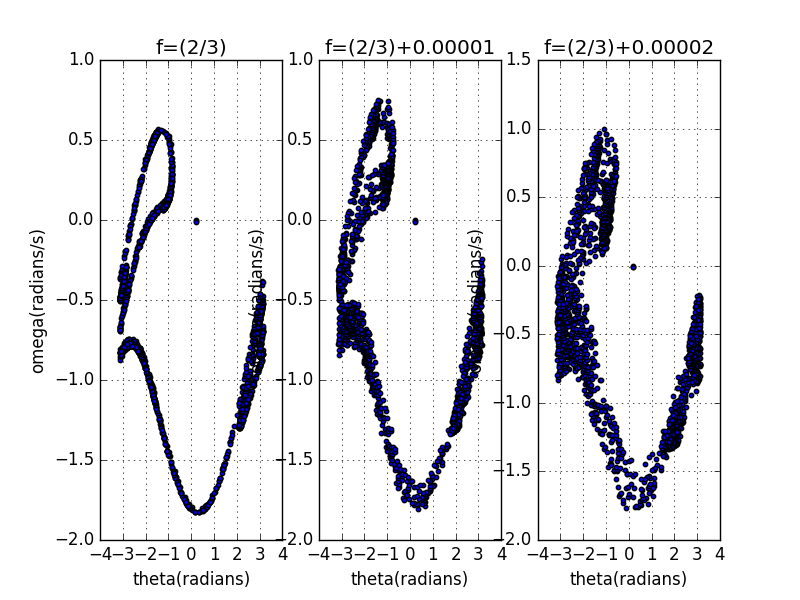

This figure's Python source:
from __future__ import division
from math import *
from pylab import *

# define a function that given amplitude of force, gives angle,avelo and t

def change_amp(f):
    
    # define some constants

    q = 0.5
    l = 9.8
    g = 9.8
    dt = pi/100
    F=1.2
    theta0 = 0.2
    omega0 = 0
    angle = [theta0]
    avelo = [omega0]
    t = [0]
    an=[theta0]
    av=[omega0] 

    # move the pendulum

    while t[-1] < 6000*pi:

        avelo_new = avelo[-1] - ((g/l)*sin(angle[-1]) + q*avelo[-1] - F*sin(f*t[-1]))*dt
        avelo.append(avelo_new)
        angle_new = angle[-1] + avelo[-1]*dt
        while angle_new > pi:
            angle_new -= 2*pi
        while angle_new < -pi:
            angle_new += 2*pi
        angle.append(angle_new)

        if t[-1]%(3*pi) <= dt:
            an.append(angle_new)
            av.append(avelo_new)

        t_new = t[-1] + dt
        t.append(t_new)
        

    return an,av


f1=(2/3)
f2=(2/3)+0.00001
f3=(2/3)+0.00002
ang1 = change_amp(f1)[0]
ave1 = change_amp(f1)[1]
ang2 = change_amp(f2)[0]
ave2 = change_amp(f2)[1]
ang3 = change_amp(f3)[0]
ave3 = change_amp(f3)[1]


subplot(1,3,1)
scatter(ang1,ave1,s=10)
title('f=(2/3)')
xlabel('theta(radians)')
ylabel('omega(radians/s)')
grid(True)

subplot(1,3,2)
scatter(ang2,ave2,s=10)
title('f=(2/3)+0.00001')
xlabel('theta(radians)')
ylabel('omega(radians/s)')
grid(True)

subplot(1,3,3)
scatter(ang3,ave3,s=10)
title('f=(2/3)+0.00002')
xlabel('theta(radians)')
ylabel('omega(radians/s)')
grid(True)



show()
